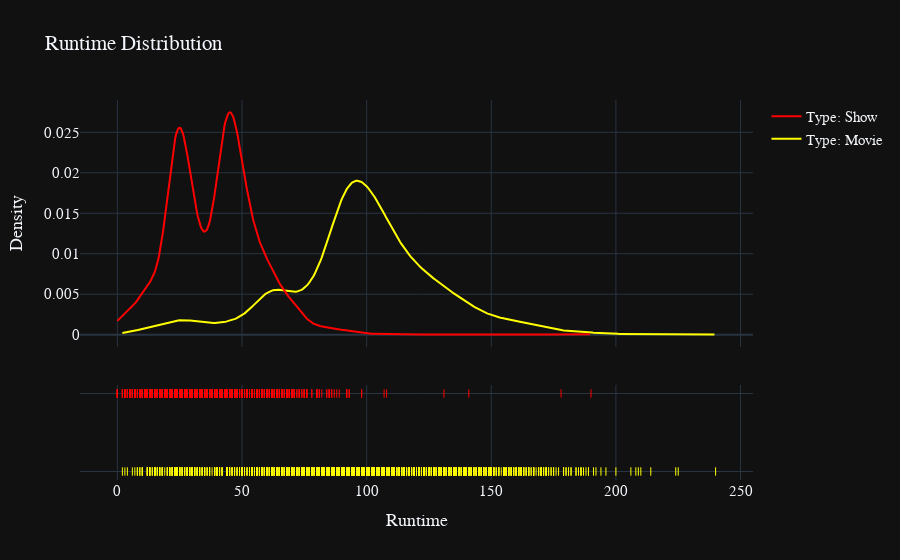

The notebook cell this image was saved under:
### Markdown cell above
# Runtime

### Code cell
runtime_df = df.groupby("type")["runtime"].apply(list)

runtime_label = ["Type: Movie","Type: Show"]
color = ["yellow","red"]

runtime_fig = ff.create_distplot(runtime_df,runtime_label,colors=color,show_hist=False)
runtime_fig.layout.template = "plotly_dark"
runtime_fig.update_layout(font = dict(size = 15,family="Franklin Gothic"))
runtime_fig.update_layout(title="Runtime Distribution" ,xaxis_title="Runtime",yaxis_title="Density")
runtime_fig.show()

### Figure 1 — Plotly figure (JSON) as saved in the notebook; plotly's stock layout.template omitted (floating-point values rounded to 4 significant figures; data arrays with more than 128 entries replaced by an {"elided": "..."} marker saying what was removed)
{"data": [{"legendgroup": "Type: Movie", "marker": {"color": "yellow"}, "mode": "lines", "name": "Type: Movie", "showlegend": true, "type": "scatter", "x": {"elided": "500 float values"}, "xaxis": "x", "y": {"elided": "500 float values"}, "yaxis": "y"}, {"legendgroup": "Type: Show", "marker": {"color": "red"}, "mode": "lines", "name": "Type: Show", "showlegend": true, "type": "scatter", "x": {"elided": "500 float values"}, "xaxis": "x", "y": {"elided": "500 float values"}, "yaxis": "y"}, {"legendgroup": "Type: Movie", "marker": {"color": "yellow", "symbol": "line-ns-open"}, "mode": "markers", "name": "Type: Movie", "showlegend": false, "type": "scatter", "x": {"elided": "3743 int values"}, "xaxis": "x", "y": {"elided": "3743 str values"}, "yaxis": "y2"}, {"legendgroup": "Type: Show", "marker": {"color": "red", "symbol": "line-ns-open"}, "mode": "markers", "name": "Type: Show", "showlegend": false, "type": "scatter", "x": {"elided": "2106 int values"}, "xaxis": "x", "y": {"elided": "2106 str values"}, "yaxis": "y2"}], "layout": {"barmode": "overlay", "font": {"family": "Franklin Gothic", "size": 15}, "hovermode": "closest", "legend": {"traceorder": "reversed"}, "title": {"text": "Runtime Distribution"}, "xaxis": {"anchor": "y2", "domain": [0, 1], "title": {"text": "Runtime"}, "zeroline": false}, "yaxis": {"anchor": "free", "domain": [0.35, 1], "position": 0, "title": {"text": "Density"}}, "yaxis2": {"anchor": "x", "domain": [0, 0.25], "dtick": 1, "showticklabels": false}}}
